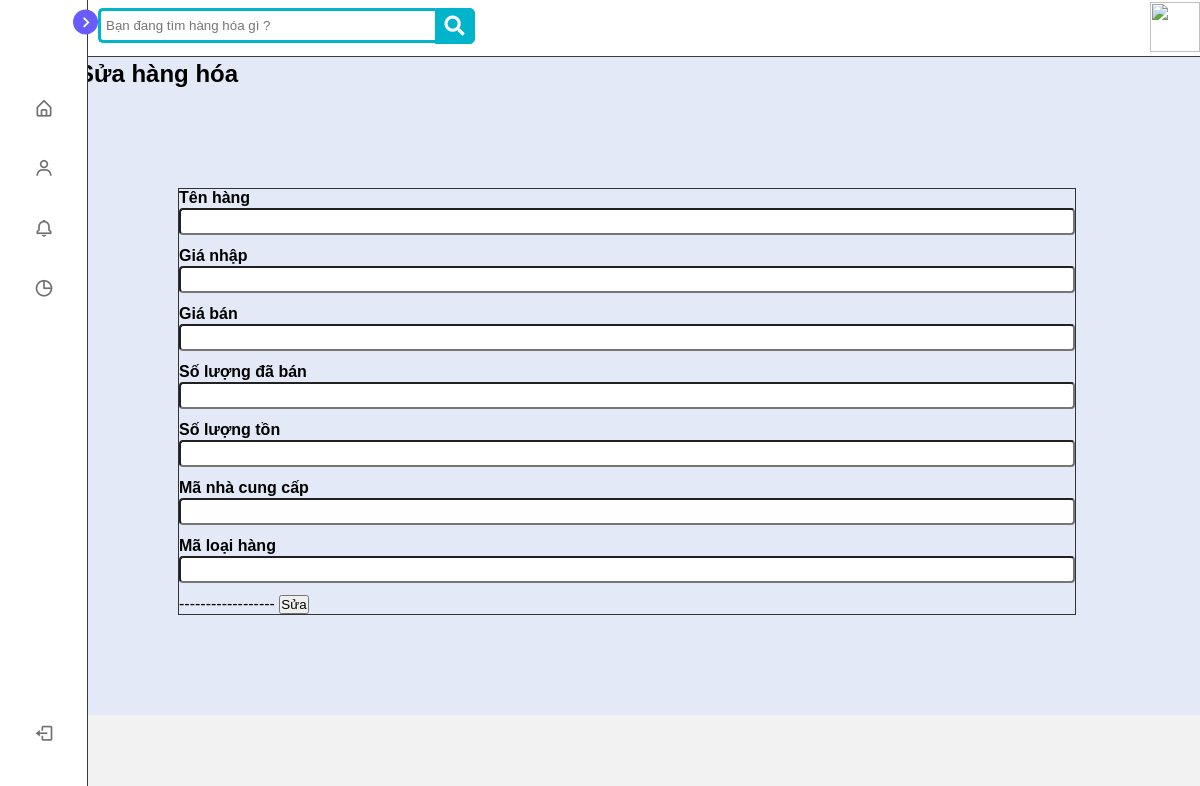
Page /goods/update_product.php on the earlier database version.
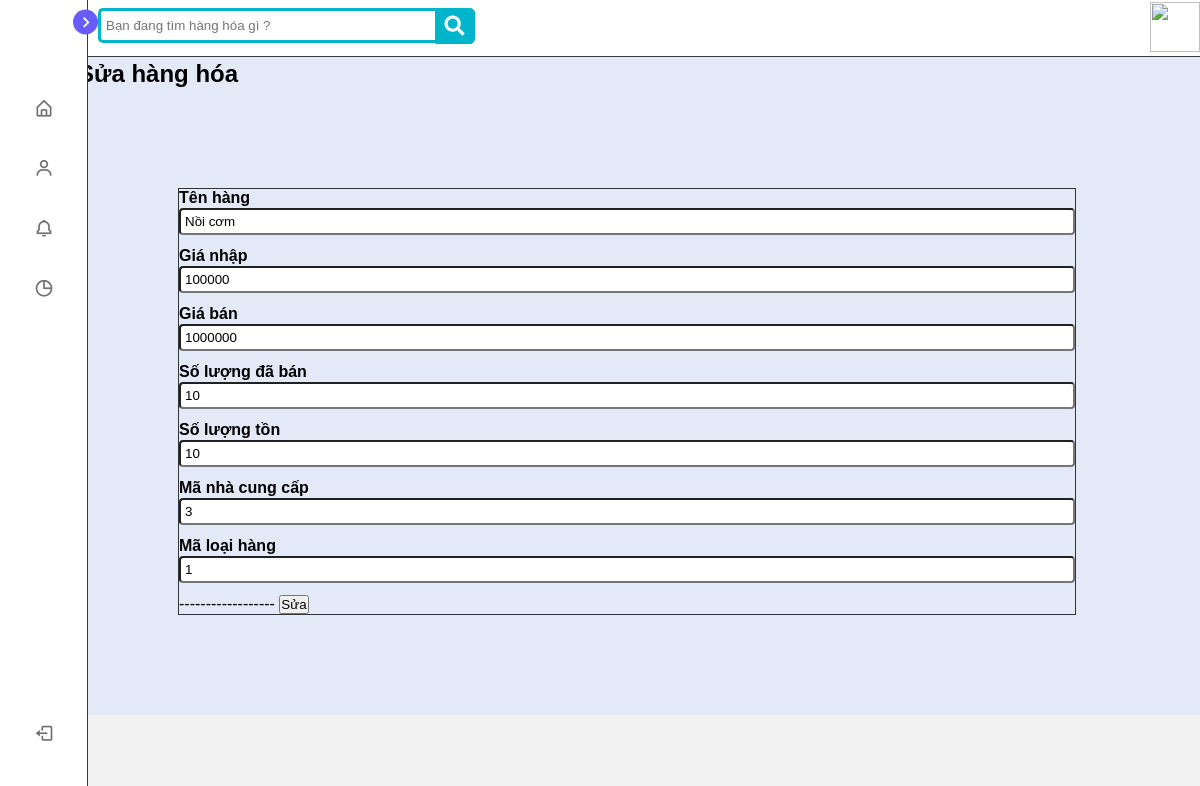
Same page on the later database version.
### tables this page shows
CREATE TABLE IF NOT EXISTS `hang_hoa` (
  `ma` int(11) NOT NULL AUTO_INCREMENT,
  `ten_hang` varchar(50) NOT NULL,
  `gia_nhap` int(11) NOT NULL,
  `gia_ban` int(11) NOT NULL,
  `img_link` varchar(255) NOT NULL,
  `so_luong_da_ban` int(11) NOT NULL,
  `so_luong_ton` int(11) NOT NULL,
  `ma_nha_cung_cap` int(11) NOT NULL,
  `ma_loai_hang` int(11) NOT NULL,
  `create_at` datetime NOT NULL DEFAULT CURRENT_TIMESTAMP,
  PRIMARY KEY (`ma`),
  KEY `ma_loai_hang` (`ma_loai_hang`)
);

### goods/update_product.php (the view, shortened to what this page needs)
<?php
    require_once("../connect.php");
?>
<?php require_once ('../root/top.php')?>
</head>
<body>
    <?php require_once ('../root/menu.php')?>
    <?php require_once ('../root/header.php')?>
<div>
        <h2>Sửa hàng hóa</h2>
    </div>
   <div class="wrap">
    <form id="form-edit" method="POST" action="./process/process_update.php">
        <div class="mb-3 form-group edit">
          <label for="exampleInputEmail1" class="form-label-1">Tên hàng</label>
          <input name="ten_hang" class="form-control form-style" rules="required" value= "<?php echo $item['ten_hang'] ?>">
        </div>
        <div class="mb-3 form-group edit">
          <label for="exampleInputEmail1" class="form-label-1">Giá nhập</label>
          <input name="gia_nhap" class="form-control form-style" rules="required" value= "<?php echo $item['gia_nhap'] ?>">
        </div>
        <div class="mb-3 form-group edit">
          <label for="exampleInputEmail1" class="form-label-1">Giá bán</label>
          <input name="gia_ban" class="form-control form-style" rules="required" value= "<?php echo $item['gia_ban'] ?>">
        </div>
        <div class="mb-3 form-group edit">
          <label for="exampleInputEmail1" class="form-label-1">Số lượng đã bán</label>
          <input name="so_luong_da_ban" class="form-control form-style" rules="required" value= "<?php echo $item['so_luong_da_ban'] ?>">
        </div>
        <div class="mb-3 form-group edit">
          <label for="exampleInputEmail1" class="form-label-1">Số lượng tồn</label>
          <input name="so_luong_ton" class="form-control form-style" rules="required" value= "<?php echo $item['so_luong_ton'] ?>">
        </div>
        <div class="mb-3 form-group edit">
          <label for="exampleInputEmail1" class="form-label-1">Mã nhà cung cấp</label>
          <input name="ma_nha_cung_cap" class="form-control form-style" rules="required" value= "<?php echo $item['ma_nha_cung_cap'] ?>">
        </div>
        <div class="mb-3 form-group edit">
          <label for="exampleInputEmail1" class="form-label-1">Mã loại hàng</label>
          <input name="ma_loai_hang" class="form-control form-style" rules="required" value= "<?php echo $item['ma_loai_hang'] ?>">
        </div>
        ------------------
        <button class="btn btn-primary mt-4 " type="submit">Sửa</button>
      </form>
   </div>
   <?php require_once ('../root/footer.php')?>
</body>
</html>

Differences in the rows shown:
added hang_hoa: ten_hang "Nồi cơm", gia_nhap "100000", gia_ban "1000000", so_luong_da_ban "10", so_luong_ton "10", ma_nha_cung_cap "3", ma_loai_hang "1"
